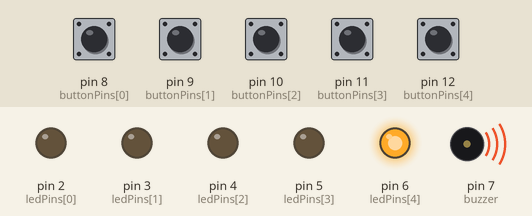
The sketch below on a simulated Arduino Uno, built with avr-gcc and run on an emulated ATmega328P. Parts: output pins drawn as LEDs (lit = HIGH), buzzer (waves = sounding). Dashed ring = blinking. Inputs (shaded band) come from the test bench; at power-on: pin 8 (buttonPins[0]), pin 9 (buttonPins[1]), pin 10 (buttonPins[2]), pin 11 (buttonPins[3]), pin 12 (buttonPins[4]) LOW. Random numbers use the default seed unless the sketch sets one.

Above: at 0.1 s.
At 1.6 s:
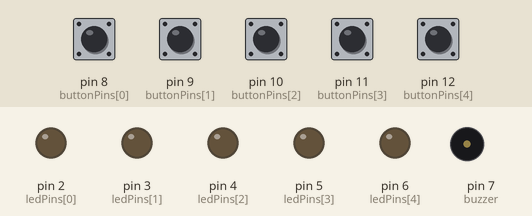
1.7 s: pin 8 (buttonPins[0]) pulled HIGH for 0.15 s
At 1.95 s:
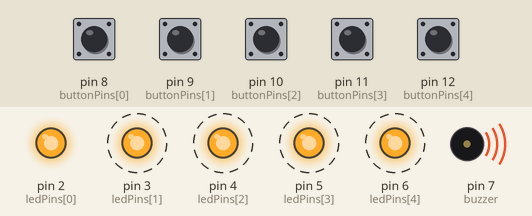
Timing chart, 0 to 4.7 s (numbered marks = the images above; inputs shaded):
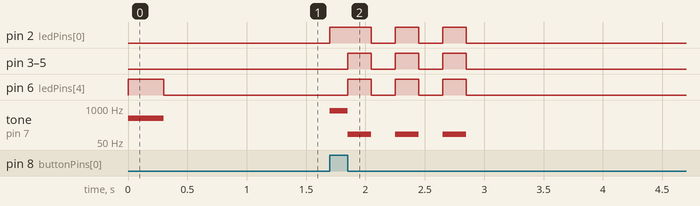

The sketch:

sketch_dec6a.ino
```cpp
#define ledK 2
#define ledT 3
#define ledS 4
#define ledY 5
#define ledM 6
#define buzzer 7
#define button1 8
#define button2 9
#define button3 10
#define button4 11
#define button5 12

#define LED_COUNT 5
#define MAX_LEVEL 10

int ledPins[LED_COUNT] = {2, 3, 4, 5, 6};
int buttonPins[LED_COUNT] = {8, 9, 10, 11, 12};
int gameSequence[MAX_LEVEL];
int sequenceLength = 0;
bool gameActive = false;
int inputIndex = 0;

void PlaySequence();
void CheckInput();
void GameOver();
void WonFunction();


void setup() {
    for (int i = 0; i < LED_COUNT; i++) {
        pinMode(ledPins[i], OUTPUT);

        pinMode(buttonPins[i], INPUT);
    }
    pinMode(buzzer, OUTPUT);

    Serial.begin(9600);

    randomSeed(analogRead(A0));

    PlaySequence();
    gameActive = true;
}

void loop() {
    if (gameActive) {
        CheckInput();
    }

}
void PlaySequence() {

    if (sequenceLength < MAX_LEVEL) {
        int randomLedIndex = random(LED_COUNT);

        gameSequence[sequenceLength] = ledPins[randomLedIndex];
        sequenceLength++;
    }


    for (int i = 0; i < sequenceLength; i++) {
        int currentPin = gameSequence[i];

        digitalWrite(currentPin, HIGH);
        tone(buzzer, 400 + (i * 50));
        delay(300);

        digitalWrite(currentPin, LOW);
        noTone(buzzer);
        delay(100);
    }

    inputIndex = 0;
}


void CheckInput() {
    for (int i = 0; i < LED_COUNT; i++) {

        if (digitalRead(buttonPins[i]) == HIGH) {

            int pressedLedPin = ledPins[i];

            digitalWrite(pressedLedPin, HIGH);
            tone(buzzer, 800);
            delay(150);
            digitalWrite(pressedLedPin, LOW);
            noTone(buzzer);

            while (digitalRead(buttonPins[i]) == HIGH) {}

            if (pressedLedPin == gameSequence[inputIndex]) {
                inputIndex++;

                if (inputIndex == sequenceLength) {
                    delay(500);

                    if (sequenceLength == MAX_LEVEL) {
                        WonFunction();
                    } else {
                        PlaySequence();
                    }
                }
            } else {
                GameOver();
                return;
            }
        }
    }
}


void GameOver(){
    for(int i = 0; i < 3; i++){
        for(int j = 0; j < LED_COUNT; j++){
            digitalWrite(ledPins[j], HIGH);
        }
        tone(buzzer, 100);
        delay(200);

        for (int j = 0; j < LED_COUNT; j++) {
            digitalWrite(ledPins[j], LOW);
        }
        noTone(buzzer);
        delay(200);
    }

    sequenceLength = 0;
    gameActive = false;
}

void WonFunction() {
    tone(buzzer, 1500);
    delay(1000);
    noTone(buzzer);

    for (int k = 0; k < 5; k++) {
        for (int j = 0; j < LED_COUNT; j++) {
            digitalWrite(ledPins[j], HIGH);
        }
        delay(150);
        for (int j = 0; j < LED_COUNT; j++) {
            digitalWrite(ledPins[j], LOW);
        }
        delay(150);
    }

    sequenceLength = 0;
    gameActive = false;
}
       
```

_dew.c
```cpp
#include <stdio.h>
#include <stdlib.h>

float max = 4095.0;
float min = 0.0;
float yuzde(float x);
float average(float x, float y);
float safetycontrol(float x, float y);
void deadzone();
void saturation();

int main(){

    float raw1,raw2;

    while (1) {
    printf("Enter the first value:\n");
    scanf("%f", &raw1);

    if (raw1 > max || raw1 < min) {
        printf("This value is not available. Please enter again.\n");
        continue;
    }
    printf("Enter the second value:\n");
    scanf("%f", &raw2);

    if (raw2 > max || raw2 < min) {
        printf("This value is not available. Please enter again.\n");
        continue;
    }
    break;
}
    printf("\nSafety Control:\n");
    safetycontrol(raw1, raw2);

    float avg = average(raw1, raw2);

    if (avg < 200){
        deadzone();
    }
    else if (avg > 3800){
        saturation();
    }
    else {
        float percent = yuzde(avg);
        printf("Percentage value: %.2f%%\n", percent);
    }

    return 0;
}

float yuzde(float x){
    return (x-min-200)/(max-min-200)*100;
}
float average(float x, float y){
    return (x+y)/2;
}
float safetycontrol(float x, float y){
    if (x-y > 300 || y-x > 300){
        printf("Error! System is not reliable.\n");
        exit(0);
    } else {
        printf("Safety control completed successfully.\n");
    }
}
void deadzone(){
    printf("Too low   interpreted as %%0\n");
}
void saturation(){
    printf("Too high   interpreted as %%100\n");
}
```

Measured:
- after the input at 1.7 s, pin 2 (ledPins[0]): LOW → HIGH at once, then repeats every 0.40 s: LOW 0.20 s, HIGH 0.20 s, until it stays LOW from 2.9 s; pin 3 (ledPins[1]): alternates HIGH for 0.20 s and LOW for 0.20 s, 6 changes in all, then stays LOW, starting after 0.15 s
